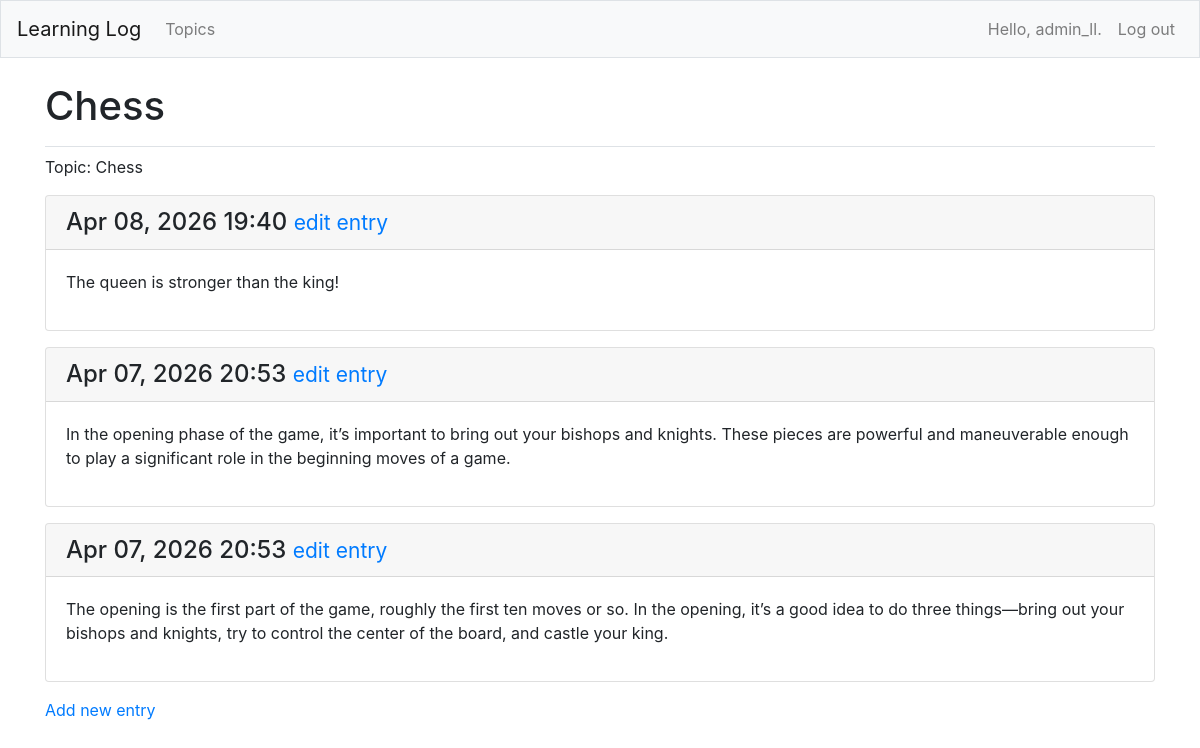
/topics/1 (signed in), run on the app's committed database.
### MainApp/models.py (models this page shows, shortened)
class Topic(models.Model):
    text = models.CharField(max_length=200)
    date_added = models.DateTimeField(auto_now_add=True)
    owner = models.ForeignKey(User, on_delete=models.CASCADE)
    def __str__(self):
        return self.text

class Entry(models.Model):
    topic = models.ForeignKey(Topic, on_delete=models.CASCADE)
    text = models.TextField()
    date_added = models.DateTimeField(auto_now_add=True)
    class Meta:
        verbose_name_plural = 'entries'

### MainApp/views.py (the view)
# urls.py: path('topics/<int:topic_id>', views.topic, name='topic'),
@login_required
def topic(request, topic_id):
    t = Topic.objects.get(id=topic_id)
    entries = Entry.objects.filter(topic=t).order_by('-date_added')
    if t.owner != request.user:
        raise Http404
    context = {'topic':t, 'entries':entries}
    return render(request, 'MainApp/topic.html', context)

### MainApp/templates/mainapp/topic.html
{% extends "MainApp/base.html" %}
{% block page_header %}
  <h1>{{ topic }}</h1>
{% endblock page_header %}
{% block content %}
  <p>Topic: {{ topic }} </p>
     {% for entry in entries %}
     <div class="card mb-3">
       <h4 class="card-header">
        {{ entry.date_added|date:'M d, Y H:i' }}
         <small><a href="{% url 'MainApp:edit_entry' entry.id %}">
          edit entry</a></small>
      </h4>
       <div class="card-body">{{ entry.text|linebreaks }}</div>
    </div>
     {% empty %}
      <p> There are no entries for this topic yet.<p>
     {% endfor %}
  <p>
   <a href="{% url 'MainApp:new_entry' topic.id %}">Add new entry</a>
 </p>
{% endblock content %}

### MainApp/templates/mainapp/base.html (shortened to what this page needs)
{% load bootstrap4 %}
<!doctype html>
<html lang="en">
  <head>
    {% bootstrap_css %}
  </head>
  <body>
    <nav class="navbar navbar-expand-md navbar-light bg-light mb-4 border">
      <a class="navbar-brand" href="{% url 'MainApp:index' %}">Learning Log</a>
      <div class="collapse navbar-collapse" id="navbarCollapse">
        <ul class="navbar-nav mr-auto">
          <li class="nav-item">
            <a class="nav-link" href="{% url 'MainApp:topics' %}">Topics</a>
          </li>
        </ul>
        <ul class="navbar-nav ml-auto">
          {% if user.is_authenticated %}
            <li class="nav-item">
              <span class="navbar-text mr-2">Hello, {{ user.username }}.</span>
            </li>
            <li class="nav-item">
              <form action="{% url 'users:logout' %}" method="post" style="display:inline;">
                <button type="submit" class="nav-link" style="background:none; border:none; cursor:pointer; display:inline; vertical-align: middle;">
                  Log out
                </button>
              </form>
            </li>
          {% endif %}
        </ul>
      </div>
    </nav>
    <main role="main" class="container">
      <div class="pb-2 mb-2 border-bottom">
        {% block page_header %}{% endblock page_header %}
      </div>
      <div>
        {% block content %}{% endblock content %}
      </div>
    </main>
  </body>
</html>

### data on the page
Topic: text "Chess"
Entry: date_added "Apr 08, 2026 19:40", text "The queen is stronger than the king!"
Entry: date_added "Apr 07, 2026 20:53", text "In the opening phase of the game, it’s important to bring out your bishops and knights. These pieces are powerful and maneuverable enough to play a significant role in the beginning moves of a game."
Entry: date_added "Apr 07, 2026 20:53", text "The opening is the first part of the game, roughly the first ten moves or so. In the opening, it’s a good idea to do three things—bring out your bishops and knights, try to control the center of the board, and castle your king."

### other printed values
{{ user.username }} "admin_ll"
